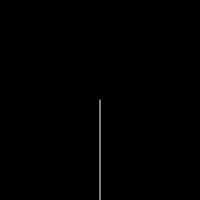
Frame 1 (no input)
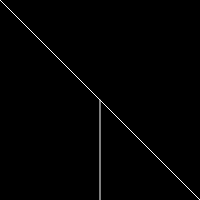
Frame 60 (no input)
Frame 120 (the mouse pressed at the canvas centre since frame 60): identical to frame 60, image omitted

The p5.js sketch that drew these frames (run headless with seeded random() and noise() and a simulated clock; from frame 60 on, the mouse is pressed at the canvas centre):

// p5.js sketch
// ── sketch.js
function setup() {
    createCanvas(200, 200);
}

function draw() {
    background(0);
    line(0, 0, 200, 200);
    stroke(255);
    line(100, 100, 100, 200);
}
